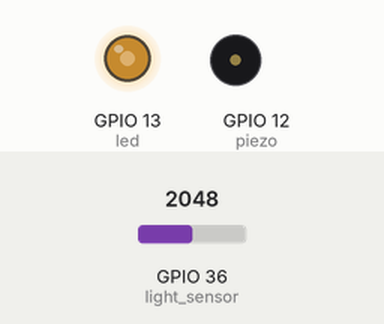
This program was run on a simulated ESP32 board running MicroPython. On the bench: output pins drawn as LEDs (lit = HIGH), buzzer (waves = sounding). Inputs (shaded band) come from the test bench; at power-on: GPIO 36 (light_sensor) = 2048 (analog values on the 0–4095 scale).

Above: at 1.2 s.
1.3 s: GPIO 36 (light_sensor) set to 1960
At 2.5 s:
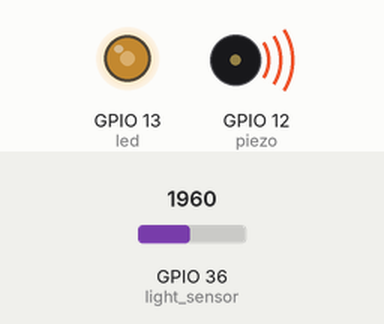
2.8 s: GPIO 36 (light_sensor) set to 2866
At 3.8 s:
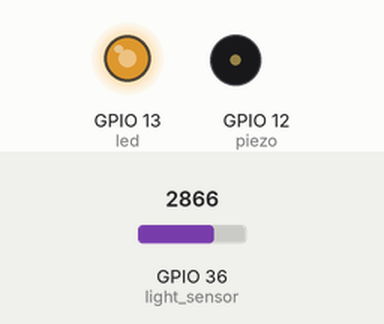
4.3 s: GPIO 36 (light_sensor) set to 3603
At 5.0 s:
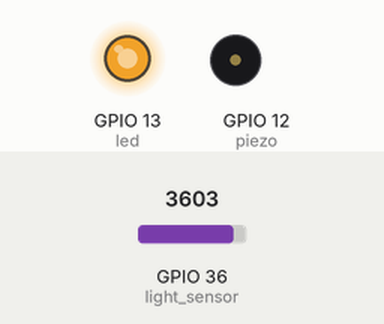
5.8 s: GPIO 36 (light_sensor) set to 491
At 6.2 s:
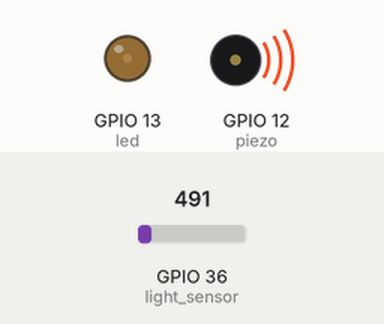
7.3 s: GPIO 36 (light_sensor) set to 0
At 8.6 s:
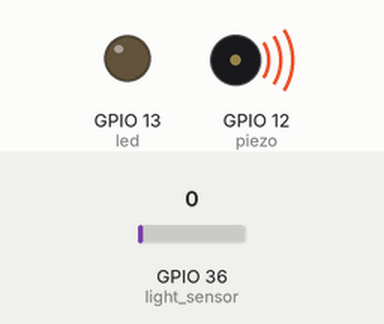
Timing chart, 0 to 9.8 s (numbered marks = the images above; inputs shaded):
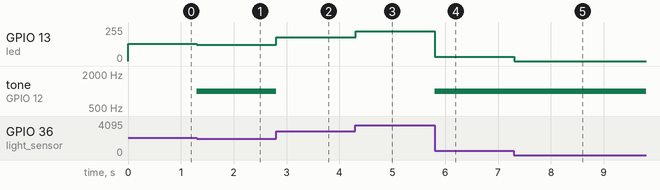

Measured:
- after the input at 1.3 s, GPIO 13 (led): 128/255 → 122/255 at once; tone on GPIO 12 (piezo): silent → 1000 Hz at once
- after the input at 2.8 s, GPIO 13 (led): 122/255 → 178/255 at once; tone on GPIO 12 (piezo): 1000 Hz → silent at once
- after the input at 4.3 s, GPIO 13 (led): 178/255 → 224/255 at once
- after the input at 5.8 s, GPIO 13 (led): 224/255 → 31/255 at once; tone on GPIO 12 (piezo): silent → 1000 Hz at once
- after the input at 7.3 s, GPIO 13 (led): 31/255 → 0/255 at once

The program:

checkpoint1.py
```python
from machine import Pin, ADC, PWM
import time

# External LED on GPIO 13 using PWM
led = PWM(Pin(13))
led.freq(1000)

# Piezo buzzer on GPIO 12 using PWM
piezo = PWM(Pin(12))
piezo.freq(1000)

# Light sensor connected to A4 / GPIO 36
light_sensor = ADC(Pin(36))
light_sensor.atten(ADC.ATTN_11DB)
light_sensor.width(ADC.WIDTH_12BIT)

while True:
    sensor_value = light_sensor.read()  # 0..4095

    # Control LED brightness from light level
    brightness = int((sensor_value / 4095) * 65535)
    led.duty_u16(brightness)

    # Control piezo with light sensor: darker = louder, brighter = quieter
    if sensor_value < 2000:
        piezo.duty_u16(int((2000 - sensor_value) / 2000 * 30000))
    else:
        piezo.duty_u16(0)

    time.sleep_ms(100)  # 10 Hz sampling rate (100 ms per sample)
```
